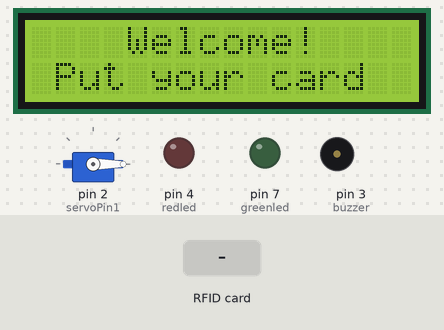
Recording of a sketch running on a simulated Arduino Uno, built with avr-gcc and run on an emulated ATmega328P. Parts: 16×2 character LCD, servo, output pins drawn as LEDs (lit = HIGH), buzzer (waves = sounding, pin HIGH). The test bench sets the inputs (shaded band). Pins used as bus, display or sensor lines are not drawn; what the sketch prints to the serial monitor is not drawn.

Above: at 1.3 s.
1.4 s: RFID card 40 C6 15 D3 held to the reader
At 1.59 s:
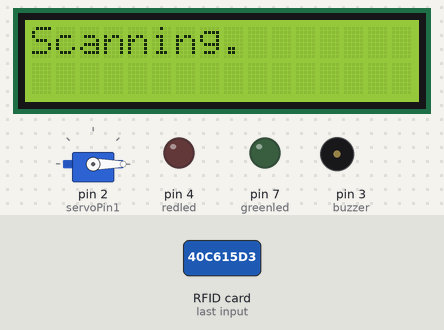
At 3.5 s:
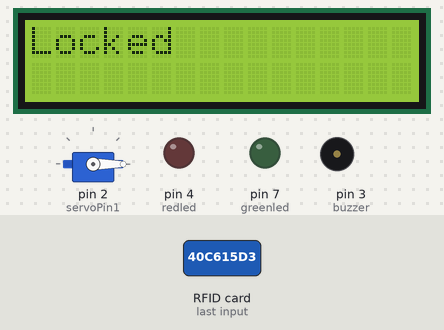
4.1 s: RFID card 5E 7A 19 C4 held to the reader
At 9.8 s:
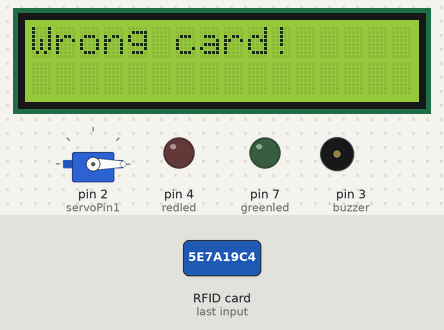
Timing chart, 0 to 11.3 s (numbered marks = the images above; inputs shaded):
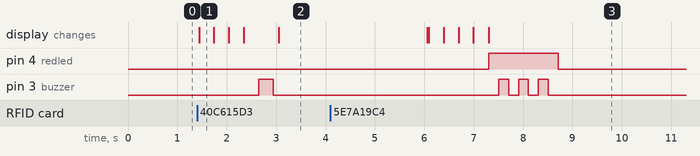

The sketch:

project.lcd.rfid.ino
```cpp
#include <Servo.h>
#include <LiquidCrystal_I2C.h>
#include <SPI.h>
#include <MFRC522.h>

#define SS_PIN 10
#define RST_PIN 9
#define buzzer 3
#define servoPin1 2
#define redled 4
#define greenled 7

String UID = "40 C6 15 D3";//Enter your card ID
byte lock = 0;

Servo servo;
LiquidCrystal_I2C lcd(0x27, 16, 2);
MFRC522 rfid(SS_PIN, RST_PIN);


void setup() {
  Serial.begin(9600);
  servo.write(0);
  lcd.init();
  lcd.backlight();
  servo.attach(servoPin1);
  SPI.begin();
  rfid.PCD_Init();
  pinMode(buzzer, OUTPUT);
  pinMode(redled, OUTPUT);
  pinMode(greenled, OUTPUT);
}

void loop() {
  lcd.setCursor(4, 0);
  lcd.print("Welcome!");
  lcd.setCursor(1, 1);
  lcd.print("Put your card");

  if ( ! rfid.PICC_IsNewCardPresent())
    return;
  if ( ! rfid.PICC_ReadCardSerial())
    return;

  lcd.clear();
  lcd.setCursor(0, 0);
  lcd.print("Scanning");
  Serial.print("NUID tag is :");
  String ID = "";
  for (byte i = 0; i < rfid.uid.size; i++) {
    lcd.print(".");
    ID.concat(String(rfid.uid.uidByte[i] < 0x10 ? " 0" : " "));
    ID.concat(String(rfid.uid.uidByte[i], HEX));
    delay(300);
  }
  ID.toUpperCase();

  if (ID.substring(1) == UID && lock == 0 ) {
    digitalWrite(buzzer, HIGH);
    delay(300);
    digitalWrite(buzzer, LOW);
    digitalWrite(redled,LOW);
    digitalWrite(greenled,LOW);
    servo.write(0);
    delay(100);
    lcd.clear();
    lcd.setCursor(0, 0);
    lcd.print("Locked");
    delay(3000);
    lcd.clear();
    lock = 1;
  } else if (ID.substring(1) == UID && lock == 1 ) {
    digitalWrite(buzzer, HIGH);
    delay(300);
    digitalWrite(buzzer, LOW);
    digitalWrite(greenled,HIGH);
    digitalWrite(redled,LOW);
    servo.write(90);
    delay(100);
    lcd.clear();
    lcd.setCursor(0, 0);
    lcd.print("Unlocked");
    delay(3000);
    lcd.clear();
    lock = 0;
  } else {
    lcd.clear();
    lcd.setCursor(0, 0);
    lcd.print("Wrong card!");
    servo.write(0);
    digitalWrite(redled,HIGH);
    delay(200);
    digitalWrite(greenled,LOW);
    digitalWrite(buzzer, HIGH);
    delay(200);
    digitalWrite(buzzer, LOW);
    delay(200);
    digitalWrite(buzzer, HIGH);
    delay(200);
    digitalWrite(buzzer, LOW);
    delay(200);
    digitalWrite(buzzer, HIGH);
    delay(200);
    digitalWrite(buzzer, LOW);
    delay(200);
    digitalWrite(redled,LOW);
    delay(200);
    delay(3000);
    lcd.clear();
  }
}
```

Measured:
- after the input at 1.4 s, pin 3 (buzzer): LOW → HIGH after 1.2 s, → LOW 0.30 s later; the display: changes at once (image 1)
- after the input at 4.1 s, pin 4 (redled): LOW → HIGH after 3.2 s, → LOW 1.4 s later; pin 3 (buzzer): alternates HIGH for 0.20 s and LOW for 0.20 s, 6 changes in all, then stays LOW, starting after 3.4 s; the display: first differs from a run without the input after 2.0 s (image 3 shows a later state)
